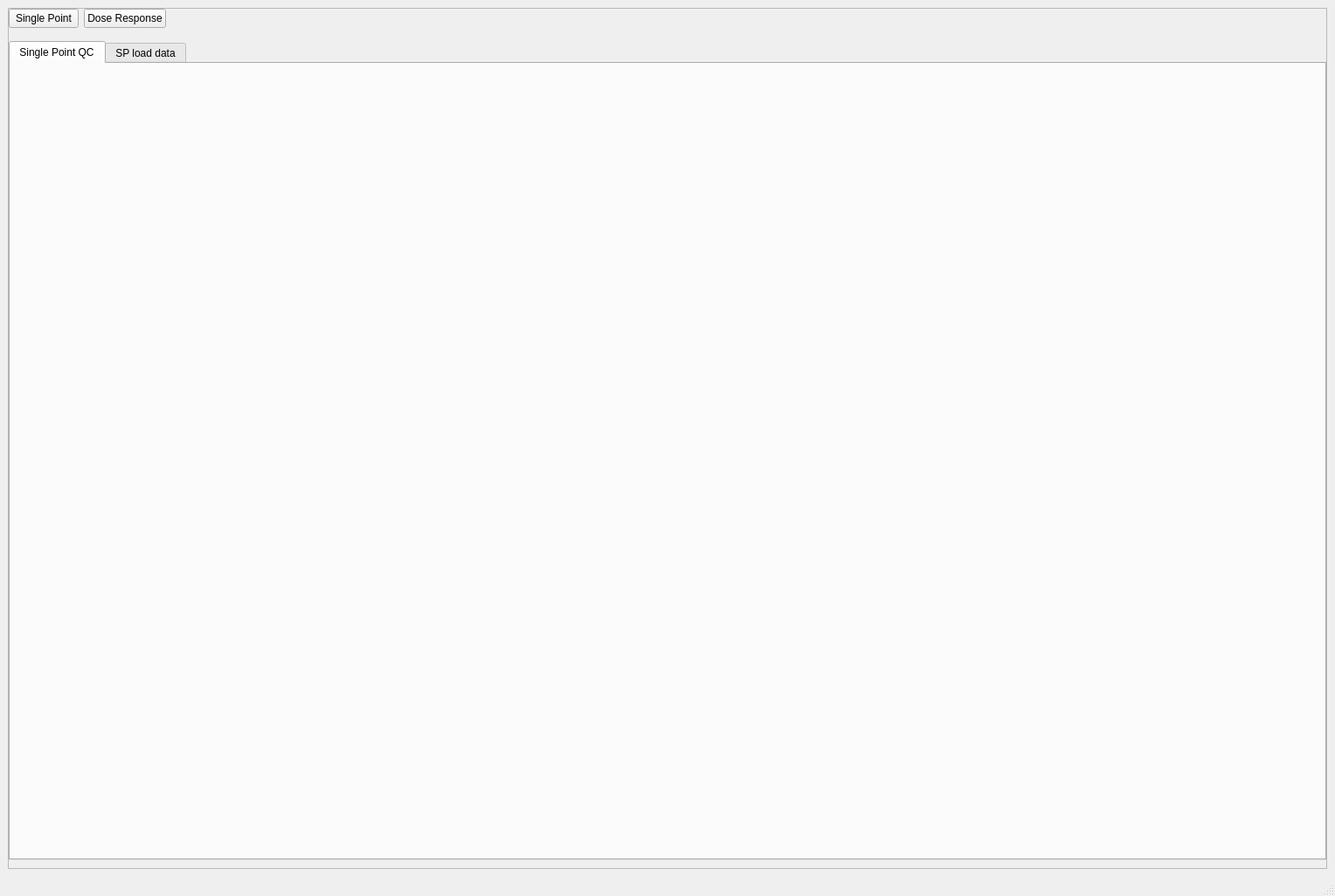
<?xml version="1.0" encoding="UTF-8"?>
<ui version="4.0">
 <class>MainWindow</class>
 <widget class="QMainWindow" name="MainWindow">
  <property name="geometry">
   <rect>
    <x>0</x>
    <y>0</y>
    <width>1528</width>
    <height>1026</height>
   </rect>
  </property>
  <property name="sizePolicy">
   <sizepolicy hsizetype="Preferred" vsizetype="Preferred">
    <horstretch>0</horstretch>
    <verstretch>0</verstretch>
   </sizepolicy>
  </property>
  <property name="windowTitle">
   <string>MainWindow</string>
  </property>
  <widget class="QWidget" name="centralwidget">
   <layout class="QVBoxLayout" name="verticalLayout">
    <item>
     <widget class="QFrame" name="frame">
      <property name="sizePolicy">
       <sizepolicy hsizetype="Preferred" vsizetype="Preferred">
        <horstretch>0</horstretch>
        <verstretch>0</verstretch>
       </sizepolicy>
      </property>
      <property name="frameShape">
       <enum>QFrame::StyledPanel</enum>
      </property>
      <property name="frameShadow">
       <enum>QFrame::Raised</enum>
      </property>
      <layout class="QVBoxLayout" name="verticalLayout_2">
       <property name="leftMargin">
        <number>0</number>
       </property>
       <property name="topMargin">
        <number>0</number>
       </property>
       <property name="rightMargin">
        <number>0</number>
       </property>
       <property name="bottomMargin">
        <number>0</number>
       </property>
       <item>
        <widget class="QFrame" name="frame_2">
         <property name="sizePolicy">
          <sizepolicy hsizetype="Expanding" vsizetype="Fixed">
           <horstretch>0</horstretch>
           <verstretch>0</verstretch>
          </sizepolicy>
         </property>
         <property name="frameShape">
          <enum>QFrame::NoFrame</enum>
         </property>
         <property name="frameShadow">
          <enum>QFrame::Raised</enum>
         </property>
         <layout class="QHBoxLayout" name="horizontalLayout">
          <property name="leftMargin">
           <number>0</number>
          </property>
          <property name="topMargin">
           <number>0</number>
          </property>
          <property name="rightMargin">
           <number>0</number>
          </property>
          <property name="bottomMargin">
           <number>0</number>
          </property>
          <item>
           <widget class="QPushButton" name="goto_sp_btn">
            <property name="text">
             <string>Single Point</string>
            </property>
           </widget>
          </item>
          <item>
           <widget class="QPushButton" name="goto_dr_btn">
            <property name="sizePolicy">
             <sizepolicy hsizetype="Minimum" vsizetype="Fixed">
              <horstretch>0</horstretch>
              <verstretch>0</verstretch>
             </sizepolicy>
            </property>
            <property name="text">
             <string>Dose Response</string>
            </property>
           </widget>
          </item>
          <item>
           <spacer name="horizontalSpacer_5">
            <property name="orientation">
             <enum>Qt::Horizontal</enum>
            </property>
            <property name="sizeType">
             <enum>QSizePolicy::Expanding</enum>
            </property>
            <property name="sizeHint" stdset="0">
             <size>
              <width>108</width>
              <height>20</height>
             </size>
            </property>
           </spacer>
          </item>
         </layout>
        </widget>
       </item>
       <item>
        <widget class="QFrame" name="frame_3">
         <property name="sizePolicy">
          <sizepolicy hsizetype="Expanding" vsizetype="Expanding">
           <horstretch>0</horstretch>
           <verstretch>0</verstretch>
          </sizepolicy>
         </property>
         <property name="frameShape">
          <enum>QFrame::NoFrame</enum>
         </property>
         <property name="frameShadow">
          <enum>QFrame::Raised</enum>
         </property>
         <layout class="QHBoxLayout" name="horizontalLayout_2">
          <property name="leftMargin">
           <number>0</number>
          </property>
          <property name="rightMargin">
           <number>0</number>
          </property>
          <item>
           <widget class="QTabWidget" name="sp_tab">
            <property name="sizePolicy">
             <sizepolicy hsizetype="Preferred" vsizetype="Expanding">
              <horstretch>0</horstretch>
              <verstretch>0</verstretch>
             </sizepolicy>
            </property>
            <property name="currentIndex">
             <number>0</number>
            </property>
            <widget class="QWidget" name="sp_qc_data_tab">
             <attribute name="title">
              <string>Single Point QC</string>
             </attribute>
             <layout class="QVBoxLayout" name="verticalLayout_5"/>
            </widget>
            <widget class="QWidget" name="sp_load_data">
             <attribute name="title">
              <string>SP load data</string>
             </attribute>
             <layout class="QGridLayout" name="gridLayout"/>
            </widget>
           </widget>
          </item>
         </layout>
        </widget>
       </item>
      </layout>
     </widget>
    </item>
   </layout>
  </widget>
  <widget class="QMenuBar" name="menubar">
   <property name="geometry">
    <rect>
     <x>0</x>
     <y>0</y>
     <width>1528</width>
     <height>20</height>
    </rect>
   </property>
  </widget>
  <widget class="QStatusBar" name="statusbar"/>
 </widget>
 <resources/>
 <connections/>
</ui>
